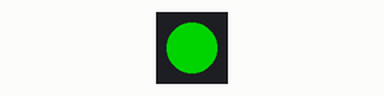
This sketch was run on a simulated ESP32. On the bench: 1 RGB LEDs in strip order, left to right. Dim RGB values are drawn brighter than linear; WiFi joins after 1.5 s; servers stay silent unless stated; what the sketch prints to the serial monitor is not drawn.

Above: at 1.7 s.
At 3.2 s:
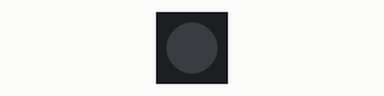
Timing chart, 0 to 4.5 s (numbered marks = the images above):
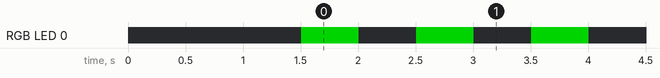

Measured:
- by itself, RGB LED 0: alternates RGB(0, 128, 0) for 0.50 s and off for 0.50 s

The sketch:

upload_test.ino
```cpp
#include <WiFi.h>
#include <WiFiClient.h>
#include <WebServer.h>
#include <ESPmDNS.h>
#include <Update.h>

//FastLED
#include <FastLED.h>
// How many leds in your strip?
#define NUM_LEDS 1

// For led chips like WS2812, which have a data line, ground, and power, you just
// need to define DATA_PIN.  For led chipsets that are SPI based (four wires - data, clock,
// ground, and power), like the LPD8806 define both DATA_PIN and CLOCK_PIN
// Clock pin only needed for SPI based chipsets when not using hardware SPI
#define DATA_PIN 27
#define CLOCK_PIN 13

// Define the array of leds
CRGB leds[NUM_LEDS];

const char* host = "esp32";
const char* ssid = "Samuel";
const char* password = "Samuel@1986";

//variabls for blinking an LED with Millis
const int led = 2; // ESP32 Pin to which onboard LED is connected
unsigned long previousMillis = 0;  // will store last time LED was updated
const long interval = 1000;  // interval at which to blink (milliseconds)
int ledState = LOW;  // ledState used to set the LED

WebServer server(80);

/* Style */
String style =
"<style>#file-input,input{width:100%;height:44px;border-radius:4px;margin:10px auto;font-size:15px}"
"input{background:#f1f1f1;border:0;padding:0 15px}body{background:#3498db;font-family:sans-serif;font-size:14px;color:#777}"
"#file-input{padding:0;border:1px solid #ddd;line-height:44px;text-align:left;display:block;cursor:pointer}"
"#bar,#prgbar{background-color:#f1f1f1;border-radius:10px}#bar{background-color:#3498db;width:0%;height:10px}"
"form{background:#fff;max-width:258px;margin:75px auto;padding:30px;border-radius:5px;text-align:center}"
".btn{background:#3498db;color:#fff;cursor:pointer}</style>";

/* Login page */
String loginIndex =
"<form name=loginForm>"
"<h1>ESP32 Login</h1>"
"<input name=userid placeholder='User ID'> "
"<input name=pwd placeholder=Password type=Password> "
"<input type=submit onclick=check(this.form) class=btn value=Login></form>"
"<script>"
"function check(form) {"
"if(form.userid.value=='admin' && form.pwd.value=='admin')"
"{window.open('/serverIndex')}"
"else"
"{alert('Error Password or Username')}"
"}"
"</script>" + style;

/* Server Index Page */
String serverIndex =
"<script src='https://ajax.googleapis.com/ajax/libs/jquery/3.2.1/jquery.min.js'></script>"
"<form method='POST' action='#' enctype='multipart/form-data' id='upload_form'>"
"<input type='file' name='update' id='file' onchange='sub(this)' style=display:none>"
"<label id='file-input' for='file'>   Choose file...</label>"
"<input type='submit' class=btn value='Update'>"
"<br><br>"
"<div id='prg'></div>"
"<br><div id='prgbar'><div id='bar'></div></div><br></form>"
"<script>"
"function sub(obj){"
"var fileName = obj.value.split('\\\\');"
"document.getElementById('file-input').innerHTML = '   '+ fileName[fileName.length-1];"
"};"
"$('form').submit(function(e){"
"e.preventDefault();"
"var form = $('#upload_form')[0];"
"var data = new FormData(form);"
"$.ajax({"
"url: '/update',"
"type: 'POST',"
"data: data,"
"contentType: false,"
"processData:false,"
"xhr: function() {"
"var xhr = new window.XMLHttpRequest();"
"xhr.upload.addEventListener('progress', function(evt) {"
"if (evt.lengthComputable) {"
"var per = evt.loaded / evt.total;"
"$('#prg').html('progress: ' + Math.round(per*100) + '%');"
"$('#bar').css('width',Math.round(per*100) + '%');"
"}"
"}, false);"
"return xhr;"
"},"
"success:function(d, s) {"
"console.log('success!') "
"},"
"error: function (a, b, c) {"
"}"
"});"
"});"
"</script>" + style;

/* setup function */
void setup(void) {

//pinMode(led,  OUTPUT);

  Serial.begin(115200);

    FastLED.addLeds<WS2812, DATA_PIN, GRB>(leds, NUM_LEDS);

  // Connect to WiFi network
  WiFi.begin(ssid, password);
  Serial.println("");

  // Wait for connection
  while (WiFi.status() != WL_CONNECTED) {
    delay(500);
    Serial.print(".");
  }
  Serial.println("");
  Serial.print("Connected to ");
  Serial.println(ssid);
  Serial.print("IP address: ");
  Serial.println(WiFi.localIP());

  /*use mdns for host name resolution*/
  if (!MDNS.begin(host)) { //http://esp32.local
    Serial.println("Error setting up MDNS responder!");
    while (1) {
      delay(1000);
    }
  }
  Serial.println("mDNS responder started");
  /*return index page which is stored in serverIndex */
  server.on("/", HTTP_GET, []() {
    server.sendHeader("Connection", "close");
    server.send(200, "text/html", loginIndex);
  });
  server.on("/serverIndex", HTTP_GET, []() {
    server.sendHeader("Connection", "close");
    server.send(200, "text/html", serverIndex);
  });
  /*handling uploading firmware file */
  server.on("/update", HTTP_POST, []() {
    server.sendHeader("Connection", "close");
    server.send(200, "text/plain", (Update.hasError()) ? "FAIL" : "OK");
    ESP.restart();
  }, []() {
    HTTPUpload& upload = server.upload();
    if (upload.status == UPLOAD_FILE_START) {
      Serial.printf("Update: %s\n", upload.filename.c_str());
      if (!Update.begin(UPDATE_SIZE_UNKNOWN)) { //start with max available size
        Update.printError(Serial);
      }
    } else if (upload.status == UPLOAD_FILE_WRITE) {
      /* flashing firmware to ESP*/
      if (Update.write(upload.buf, upload.currentSize) != upload.currentSize) {
        Update.printError(Serial);
      }
    } else if (upload.status == UPLOAD_FILE_END) {
      if (Update.end(true)) { //true to set the size to the current progress
        Serial.printf("Update Success: %u\nRebooting...\n", upload.totalSize);
      } else {
        Update.printError(Serial);
      }
    }
  });
  server.begin();
}

void loop(void) {
  server.handleClient();
  delay(1);

//loop to blink without delay
 unsigned long currentMillis = millis();
 if (currentMillis - previousMillis >= interval) {
 // save the last time you blinked the LED
 previousMillis = currentMillis;
 // if the LED is off turn it on and vice-versa:
 ledState = not(ledState);
 // set the LED with the ledState of the variable:
 digitalWrite(led,  ledState);
 }

   // Turn the LED on, then pause
  leds[0] = CRGB::Green;
  FastLED.show();
  delay(500);
  // Now turn the LED off, then pause
  leds[0] = CRGB::Black;
  FastLED.show();
  delay(500);

}
```
